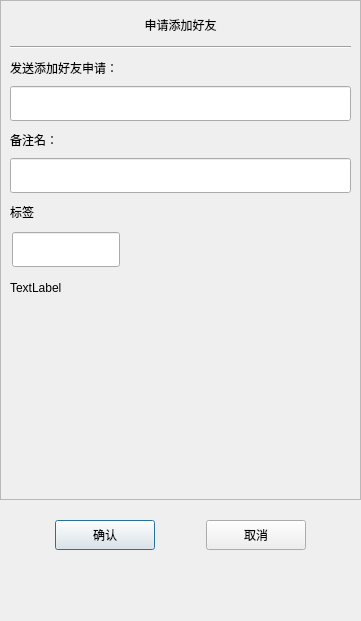
<?xml version="1.0" encoding="UTF-8"?>
<ui version="4.0">
 <class>ApplyFriend</class>
 <widget class="QDialog" name="ApplyFriend">
  <property name="geometry">
   <rect>
    <x>0</x>
    <y>0</y>
    <width>361</width>
    <height>621</height>
   </rect>
  </property>
  <property name="minimumSize">
   <size>
    <width>361</width>
    <height>621</height>
   </size>
  </property>
  <property name="maximumSize">
   <size>
    <width>361</width>
    <height>621</height>
   </size>
  </property>
  <property name="windowTitle">
   <string>Dialog</string>
  </property>
  <layout class="QVBoxLayout" name="verticalLayout">
   <property name="spacing">
    <number>0</number>
   </property>
   <property name="leftMargin">
    <number>0</number>
   </property>
   <property name="topMargin">
    <number>0</number>
   </property>
   <property name="rightMargin">
    <number>0</number>
   </property>
   <property name="bottomMargin">
    <number>0</number>
   </property>
   <item>
    <widget class="QScrollArea" name="scrollArea">
     <property name="minimumSize">
      <size>
       <width>0</width>
       <height>500</height>
      </size>
     </property>
     <property name="widgetResizable">
      <bool>true</bool>
     </property>
     <widget class="QWidget" name="scrollcontent">
      <property name="geometry">
       <rect>
        <x>0</x>
        <y>0</y>
        <width>359</width>
        <height>498</height>
       </rect>
      </property>
      <layout class="QVBoxLayout" name="verticalLayout_2">
       <property name="spacing">
        <number>0</number>
       </property>
       <property name="leftMargin">
        <number>0</number>
       </property>
       <property name="topMargin">
        <number>11</number>
       </property>
       <property name="rightMargin">
        <number>0</number>
       </property>
       <property name="bottomMargin">
        <number>11</number>
       </property>
       <item>
        <widget class="QLabel" name="apply_lb">
         <property name="minimumSize">
          <size>
           <width>0</width>
           <height>25</height>
          </size>
         </property>
         <property name="maximumSize">
          <size>
           <width>16777215</width>
           <height>25</height>
          </size>
         </property>
         <property name="text">
          <string>申请添加好友</string>
         </property>
         <property name="alignment">
          <set>Qt::AlignCenter</set>
         </property>
        </widget>
       </item>
       <item>
        <widget class="QWidget" name="apply_wid" native="true">
         <layout class="QVBoxLayout" name="verticalLayout_3">
          <item>
           <widget class="Line" name="line">
            <property name="orientation">
             <enum>Qt::Horizontal</enum>
            </property>
           </widget>
          </item>
          <item>
           <widget class="QLabel" name="label">
            <property name="minimumSize">
             <size>
              <width>0</width>
              <height>25</height>
             </size>
            </property>
            <property name="maximumSize">
             <size>
              <width>16777215</width>
              <height>25</height>
             </size>
            </property>
            <property name="text">
             <string>发送添加好友申请：</string>
            </property>
           </widget>
          </item>
          <item>
           <widget class="CustomizeEdit" name="name_ed">
            <property name="minimumSize">
             <size>
              <width>0</width>
              <height>35</height>
             </size>
            </property>
            <property name="maximumSize">
             <size>
              <width>16777215</width>
              <height>35</height>
             </size>
            </property>
           </widget>
          </item>
          <item>
           <widget class="QLabel" name="label_2">
            <property name="minimumSize">
             <size>
              <width>0</width>
              <height>25</height>
             </size>
            </property>
            <property name="maximumSize">
             <size>
              <width>16777215</width>
              <height>25</height>
             </size>
            </property>
            <property name="text">
             <string>备注名：</string>
            </property>
           </widget>
          </item>
          <item>
           <widget class="CustomizeEdit" name="back_ed">
            <property name="minimumSize">
             <size>
              <width>0</width>
              <height>35</height>
             </size>
            </property>
            <property name="maximumSize">
             <size>
              <width>16777215</width>
              <height>35</height>
             </size>
            </property>
           </widget>
          </item>
          <item>
           <widget class="QLabel" name="label_3">
            <property name="minimumSize">
             <size>
              <width>0</width>
              <height>25</height>
             </size>
            </property>
            <property name="maximumSize">
             <size>
              <width>16777215</width>
              <height>25</height>
             </size>
            </property>
            <property name="text">
             <string>标签</string>
            </property>
           </widget>
          </item>
          <item>
           <widget class="QWidget" name="lb_group_wid" native="true">
            <property name="minimumSize">
             <size>
              <width>0</width>
              <height>50</height>
             </size>
            </property>
            <layout class="QVBoxLayout" name="verticalLayout_4">
             <property name="spacing">
              <number>0</number>
             </property>
             <property name="leftMargin">
              <number>0</number>
             </property>
             <property name="topMargin">
              <number>0</number>
             </property>
             <property name="rightMargin">
              <number>0</number>
             </property>
             <property name="bottomMargin">
              <number>0</number>
             </property>
             <item>
              <widget class="QWidget" name="gridWidget" native="true">
               <property name="minimumSize">
                <size>
                 <width>0</width>
                 <height>40</height>
                </size>
               </property>
               <property name="maximumSize">
                <size>
                 <width>16777215</width>
                 <height>40</height>
                </size>
               </property>
               <widget class="CustomizeEdit" name="lb_ed">
                <property name="geometry">
                 <rect>
                  <x>2</x>
                  <y>2</y>
                  <width>108</width>
                  <height>35</height>
                 </rect>
                </property>
                <property name="maximumSize">
                 <size>
                  <width>16777215</width>
                  <height>35</height>
                 </size>
                </property>
               </widget>
              </widget>
             </item>
             <item>
              <widget class="QWidget" name="input_tip_wid" native="true">
               <property name="minimumSize">
                <size>
                 <width>0</width>
                 <height>35</height>
                </size>
               </property>
               <property name="maximumSize">
                <size>
                 <width>16777215</width>
                 <height>35</height>
                </size>
               </property>
               <layout class="QVBoxLayout" name="verticalLayout_5">
                <property name="spacing">
                 <number>0</number>
                </property>
                <property name="leftMargin">
                 <number>0</number>
                </property>
                <property name="topMargin">
                 <number>0</number>
                </property>
                <property name="rightMargin">
                 <number>0</number>
                </property>
                <property name="bottomMargin">
                 <number>0</number>
                </property>
                <item>
                 <widget class="ClickedOnceLabel" name="tip_lb">
                  <property name="text">
                   <string>TextLabel</string>
                  </property>
                 </widget>
                </item>
               </layout>
              </widget>
             </item>
            </layout>
           </widget>
          </item>
          <item>
           <widget class="QWidget" name="widget" native="true">
            <property name="minimumSize">
             <size>
              <width>0</width>
              <height>60</height>
             </size>
            </property>
            <layout class="QHBoxLayout" name="horizontalLayout_2">
             <property name="spacing">
              <number>7</number>
             </property>
             <property name="leftMargin">
              <number>0</number>
             </property>
             <property name="topMargin">
              <number>0</number>
             </property>
             <property name="rightMargin">
              <number>0</number>
             </property>
             <property name="bottomMargin">
              <number>0</number>
             </property>
             <item>
              <widget class="QWidget" name="lb_list" native="true">
               <property name="minimumSize">
                <size>
                 <width>287</width>
                 <height>50</height>
                </size>
               </property>
               <property name="maximumSize">
                <size>
                 <width>287</width>
                 <height>16777215</height>
                </size>
               </property>
              </widget>
             </item>
             <item>
              <widget class="QWidget" name="more_lb_wid" native="true">
               <property name="minimumSize">
                <size>
                 <width>30</width>
                 <height>0</height>
                </size>
               </property>
               <property name="maximumSize">
                <size>
                 <width>30</width>
                 <height>16777215</height>
                </size>
               </property>
               <layout class="QVBoxLayout" name="verticalLayout_6">
                <item>
                 <spacer name="verticalSpacer_3">
                  <property name="orientation">
                   <enum>Qt::Vertical</enum>
                  </property>
                  <property name="sizeHint" stdset="0">
                   <size>
                    <width>20</width>
                    <height>40</height>
                   </size>
                  </property>
                 </spacer>
                </item>
                <item>
                 <widget class="ClickedOnceLabel" name="more_lb">
                  <property name="minimumSize">
                   <size>
                    <width>25</width>
                    <height>25</height>
                   </size>
                  </property>
                  <property name="maximumSize">
                   <size>
                    <width>25</width>
                    <height>25</height>
                   </size>
                  </property>
                  <property name="text">
                   <string/>
                  </property>
                 </widget>
                </item>
                <item>
                 <spacer name="verticalSpacer_4">
                  <property name="orientation">
                   <enum>Qt::Vertical</enum>
                  </property>
                  <property name="sizeHint" stdset="0">
                   <size>
                    <width>20</width>
                    <height>40</height>
                   </size>
                  </property>
                 </spacer>
                </item>
               </layout>
              </widget>
             </item>
            </layout>
           </widget>
          </item>
         </layout>
        </widget>
       </item>
      </layout>
     </widget>
    </widget>
   </item>
   <item>
    <spacer name="verticalSpacer">
     <property name="orientation">
      <enum>Qt::Vertical</enum>
     </property>
     <property name="sizeType">
      <enum>QSizePolicy::Fixed</enum>
     </property>
     <property name="sizeHint" stdset="0">
      <size>
       <width>20</width>
       <height>10</height>
      </size>
     </property>
    </spacer>
   </item>
   <item>
    <widget class="QWidget" name="apply_sure_wid" native="true">
     <property name="minimumSize">
      <size>
       <width>0</width>
       <height>50</height>
      </size>
     </property>
     <layout class="QHBoxLayout" name="horizontalLayout">
      <item>
       <spacer name="horizontalSpacer">
        <property name="orientation">
         <enum>Qt::Horizontal</enum>
        </property>
        <property name="sizeHint" stdset="0">
         <size>
          <width>40</width>
          <height>20</height>
         </size>
        </property>
       </spacer>
      </item>
      <item>
       <widget class="ClickedBtn" name="sure_btn">
        <property name="minimumSize">
         <size>
          <width>100</width>
          <height>30</height>
         </size>
        </property>
        <property name="text">
         <string>确认</string>
        </property>
       </widget>
      </item>
      <item>
       <spacer name="horizontalSpacer_2">
        <property name="orientation">
         <enum>Qt::Horizontal</enum>
        </property>
        <property name="sizeHint" stdset="0">
         <size>
          <width>40</width>
          <height>20</height>
         </size>
        </property>
       </spacer>
      </item>
      <item>
       <widget class="ClickedBtn" name="cancel_btn">
        <property name="minimumSize">
         <size>
          <width>100</width>
          <height>30</height>
         </size>
        </property>
        <property name="text">
         <string>取消</string>
        </property>
       </widget>
      </item>
      <item>
       <spacer name="horizontalSpacer_3">
        <property name="orientation">
         <enum>Qt::Horizontal</enum>
        </property>
        <property name="sizeHint" stdset="0">
         <size>
          <width>40</width>
          <height>20</height>
         </size>
        </property>
       </spacer>
      </item>
     </layout>
    </widget>
   </item>
   <item>
    <spacer name="verticalSpacer_2">
     <property name="orientation">
      <enum>Qt::Vertical</enum>
     </property>
     <property name="sizeHint" stdset="0">
      <size>
       <width>20</width>
       <height>40</height>
      </size>
     </property>
    </spacer>
   </item>
  </layout>
 </widget>
 <customwidgets>
  <customwidget>
   <class>ClickedBtn</class>
   <extends>QPushButton</extends>
   <header location="global">clickedbtn.h</header>
  </customwidget>
  <customwidget>
   <class>CustomizeEdit</class>
   <extends>QLineEdit</extends>
   <header location="global">customizeedit.h</header>
  </customwidget>
  <customwidget>
   <class>ClickedOnceLabel</class>
   <extends>QLabel</extends>
   <header location="global">clickedoncelabel.h</header>
  </customwidget>
 </customwidgets>
 <resources/>
 <connections/>
</ui>
